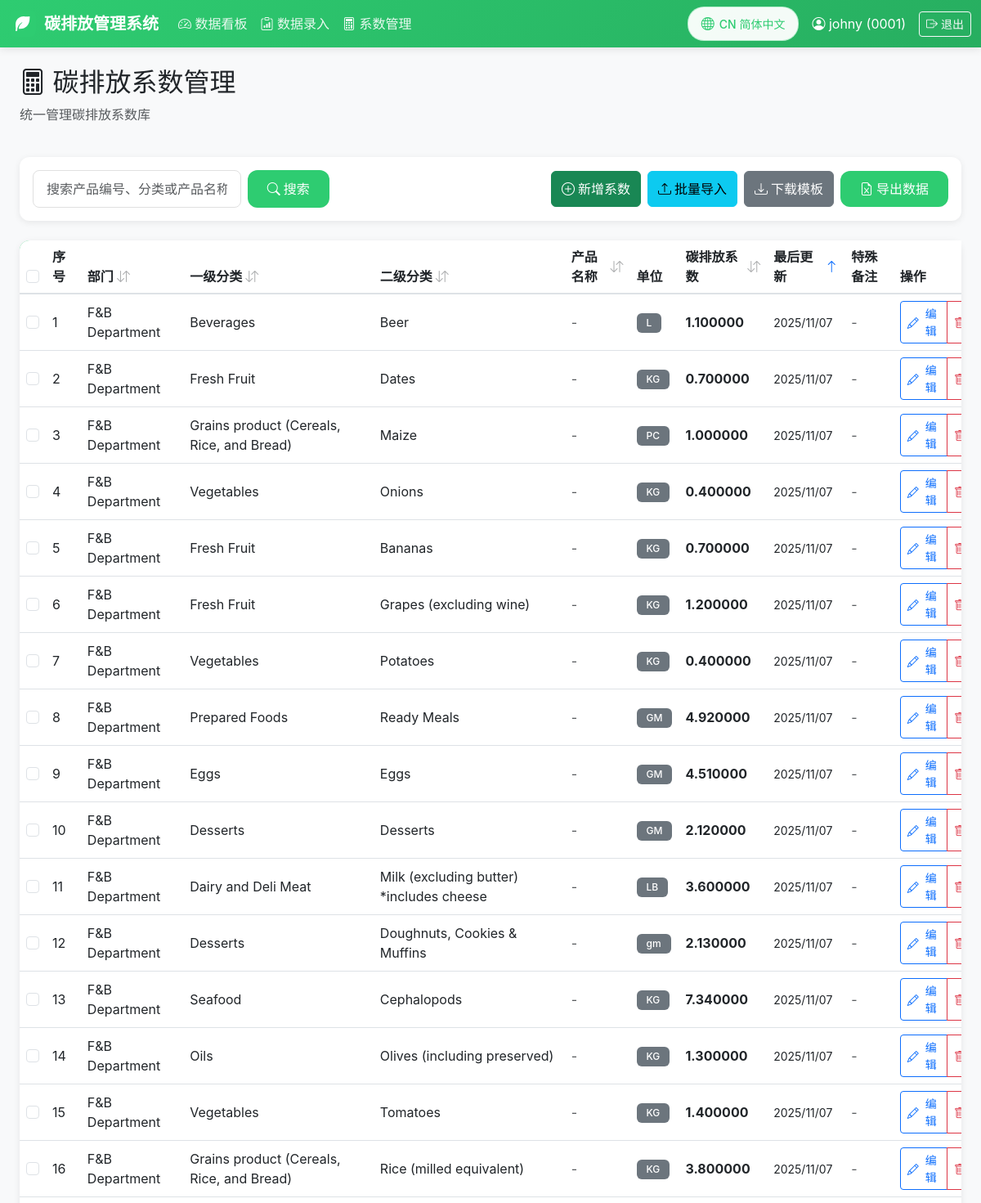
The app's page /coefficients/ (signed in, upper part), older data.
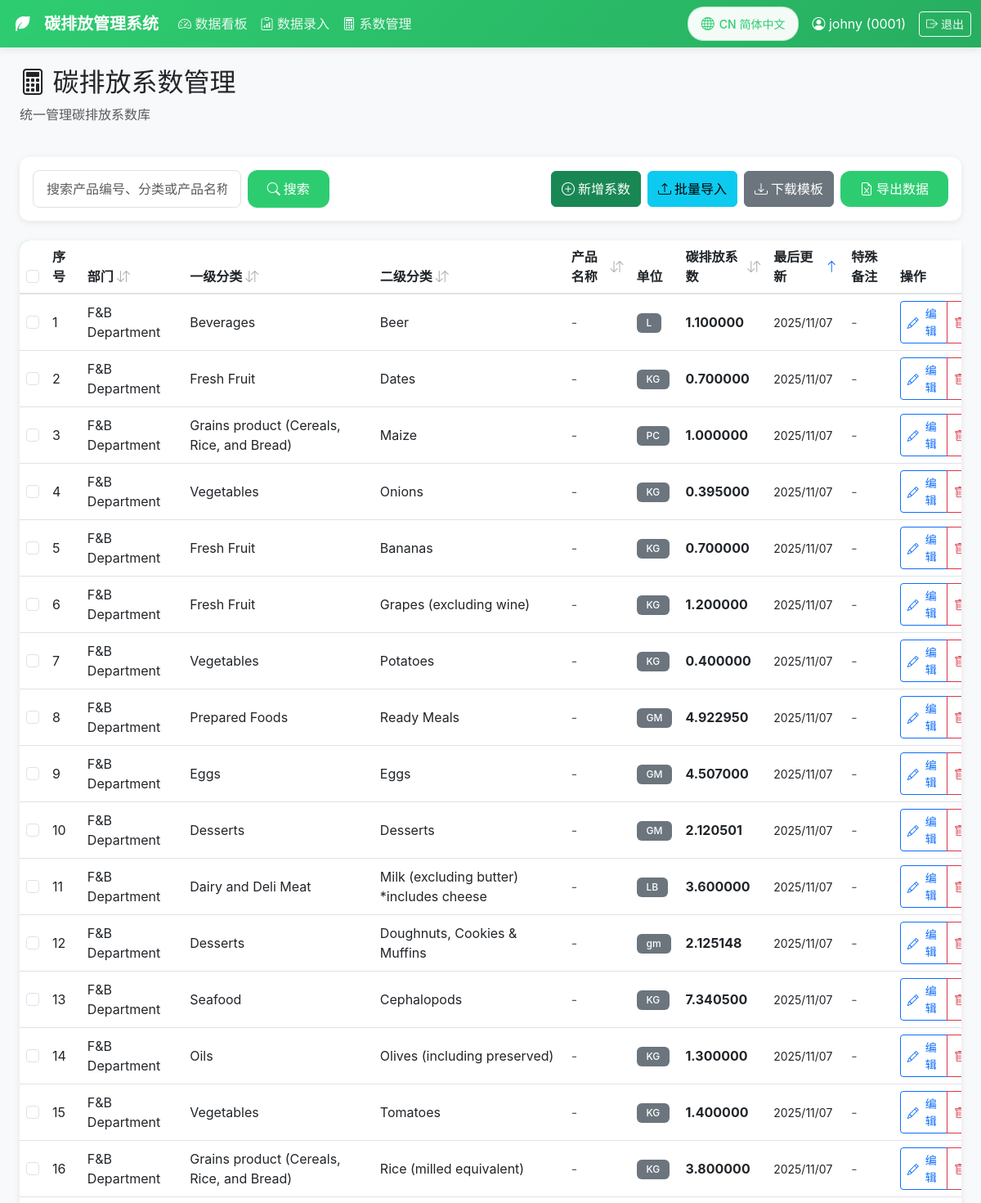
The same page, newer data.
### coefficients/models.py (models this page shows, shortened)
class EmissionCoefficient(models.Model):
    UNIT_CHOICES = [
        ('KG', _('KG')),
        ('L', _('L')),
    ]
    DEPARTMENT_CHOICES = [
        ('production', _('生产部')),
        ('rd', _('研发部')),
        ('administration', _('行政部')),
        ('logistics', _('后勤部')),
    ]
    category_level1 = models.ForeignKey(
        EmissionCategory,
        on_delete=models.PROTECT,
        verbose_name=_('一级分类'),
        related_name='coefficients_level1',
        limit_choices_to={'level': 1}
    )
    category_level2 = models.ForeignKey(
        EmissionCategory,
        on_delete=models.PROTECT,
        verbose_name=_('二级分类'),
        related_name='coefficients_level2',
        limit_choices_to={'level': 2}
    )
    product_name = models.CharField(_('产品名称'), max_length=200, blank=True, null=True)
    product_name_en = models.CharField(_('产品名称(英文)'), max_length=200, blank=True, null=True)
    unit = models.CharField(_('单位'), max_length=20, choices=UNIT_CHOICES)
    coefficient = models.DecimalField(_('碳排放系数'), max_digits=10, decimal_places=6)
    department = models.CharField(_('部门名称'), max_length=50, choices=DEPARTMENT_CHOICES)
    special_note = models.TextField(_('特殊备注'), blank=True)
    created_at = models.DateTimeField(_('创建时间'), auto_now_add=True)
    updated_at = models.DateTimeField(_('最后更新'), auto_now=True)
    updated_by = models.ForeignKey(
        CustomUser,
        on_delete=models.SET_NULL,
        null=True,
        blank=True,
        verbose_name=_('更新人')
    )
    class Meta:
        verbose_name = _('碳排放系数')
        verbose_name_plural = _('碳排放系数')
        ordering = ['-updated_at']

class EmissionCategory(models.Model):
    LEVEL_CHOICES = [
        (1, _('一级分类')),
        (2, _('二级分类')),
    ]
    name = models.CharField(_('分类名称'), max_length=200)
    name_en = models.CharField(_('分类名称(英文)'), max_length=200, blank=True)
    level = models.IntegerField(_('分类级别'), choices=LEVEL_CHOICES)
    parent = models.ForeignKey(
        'self',
        on_delete=models.CASCADE,
        null=True,
        blank=True,
        verbose_name=_('父级分类'),
        related_name='children'
    )
    created_at = models.DateTimeField(_('创建时间'), auto_now_add=True)
    updated_at = models.DateTimeField(_('更新时间'), auto_now=True)
    class Meta:
        verbose_name = _('排放分类')
        verbose_name_plural = _('排放分类')
        ordering = ['level', 'name']
        unique_together = ['name', 'parent']

### coefficients/views.py (the view, shortened to what this page needs)
# urls.py: path('coefficients/', views.coefficient_list, name='coefficient_list'),
@login_required
@user_passes_test(can_manage_coefficients, login_url='dashboard')
def coefficient_list(request):
    search_form = CoefficientSearchForm(request.GET)
    coefficients = EmissionCoefficient.objects.select_related(
        'category_level1', 'category_level2', 'updated_by'
    ).all()
    if search_form.is_valid():
        query = search_form.cleaned_data.get('query')
    sort_by = request.GET.get('sort', 'updated_at')
    order = request.GET.get('order', 'asc')
    valid_sorts = {
        'department': 'department',
        'category_level1': 'category_level1__name',
        'category_level2': 'category_level2__name',
        'product_name': 'product_name',
        'coefficient': 'coefficient',
        'updated_at': 'updated_at',
    }
    if sort_by.lstrip('-') in valid_sorts:
        sort_field = valid_sorts[sort_by.lstrip('-')]
        if order == 'asc':
            coefficients = coefficients.order_by(sort_field)
        else:
            coefficients = coefficients.order_by(f'-{sort_field}')
    else:
        coefficients = coefficients.order_by('updated_at')
    paginator = Paginator(coefficients, 20)
    page_number = request.GET.get('page')
    page_obj = paginator.get_page(page_number)
    level1_categories = EmissionCategory.objects.filter(level=1).values_list('name', flat=True)
    level2_categories = EmissionCategory.objects.filter(level=2).values_list('name', flat=True)
    context = {
        'page_obj': page_obj,
        'search_form': search_form,
        'level1_categories': level1_categories,
        'level2_categories': level2_categories,
        'current_sort': sort_by.lstrip('-'),
        'current_order': order,
    }
    return render(request, 'coefficients/coefficient_list.html', context)

### coefficients/forms.py
class CoefficientSearchForm(forms.Form):
    query = forms.CharField(
        required=False,
        label=_('搜索'),
        widget=forms.TextInput(attrs={
            'class': 'form-control',
            'placeholder': _('搜索产品编号、分类或产品名称...')
        })
    )

### coefficients/views.py (called while the page is built)
def can_manage_coefficients(user):
    return user.is_authenticated and (user.can_manage_coefficients or user.is_superuser)

### templates/coefficients/coefficient_list.html (shortened to what the changed rows need)
{% extends "base.html" %}
{% load i18n %}
{% block content %}
<div class="container-fluid mt-4">
    <div class="row mb-4">
        <div class="col">
            <h2><i class="bi bi-calculator"></i> {% trans "碳排放系数管理" %}</h2>
        </div>
    </div>
    <div class="card">
        <div class="card-body p-0">
            <div style="overflow-x: auto; overflow-y: auto; max-height: 70vh;">
                <table class="table table-hover align-middle mb-0 fixed-header-table" style="min-width: 1200px;">
                    <thead>
                        <tr>
                            <th>
                                <input type="checkbox" id="selectAll" class="form-check-input">
                            </th>
                            <th>{% trans "序号" %}</th>
                            <th>
                                <a href="?sort=department&order={% if current_sort == 'department' and current_order == 'asc' %}desc{% else %}asc{% endif %}{% if request.GET.query %}&query={{ request.GET.query }}{% endif %}"
                                   class="text-decoration-none text-dark d-inline-flex align-items-center">
                                    {% trans "部门" %}
                                    <span class="ms-1">
                                        {% if current_sort == 'department' %}
                                            {% if current_order == 'asc' %}
                                                <i class="bi bi-arrow-up text-primary"></i>
                                            {% else %}
                                                <i class="bi bi-arrow-down text-primary"></i>
                                            {% endif %}
                                        {% else %}
                                            <i class="bi bi-arrow-down-up text-muted opacity-50"></i>
                                        {% endif %}
                                    </span>
                                </a>
                            </th>
                            <th>
                                <a href="?sort=category_level1&order={% if current_sort == 'category_level1' and current_order == 'asc' %}desc{% else %}asc{% endif %}{% if request.GET.query %}&query={{ request.GET.query }}{% endif %}"
                                   class="text-decoration-none text-dark d-inline-flex align-items-center">
                                    {% trans "一级分类" %}
                                    <span class="ms-1">
                                        {% if current_sort == 'category_level1' %}
                                            {% if current_order == 'asc' %}
                                                <i class="bi bi-arrow-up text-primary"></i>
                                            {% else %}
                                                <i class="bi bi-arrow-down text-primary"></i>
                                            {% endif %}
                                        {% else %}
                                            <i class="bi bi-arrow-down-up text-muted opacity-50"></i>
                                        {% endif %}
                                    </span>
                                </a>
                            </th>
                            <th>
                                <a href="?sort=category_level2&order={% if current_sort == 'category_level2' and current_order == 'asc' %}desc{% else %}asc{% endif %}{% if request.GET.query %}&query={{ request.GET.query }}{% endif %}"
                                   class="text-decoration-none text-dark d-inline-flex align-items-center">
                                    {% trans "二级分类" %}
                                    <span class="ms-1">
                                        {% if current_sort == 'category_level2' %}
                                            {% if current_order == 'asc' %}
                                                <i class="bi bi-arrow-up text-primary"></i>
                                            {% else %}
                                                <i class="bi bi-arrow-down text-primary"></i>
                                            {% endif %}
                                        {% else %}
                                            <i class="bi bi-arrow-down-up text-muted opacity-50"></i>
                                        {% endif %}
                                    </span>
                                </a>
                            </th>
                            <th>
                                <a href="?sort=product_name&order={% if current_sort == 'product_name' and current_order == 'asc' %}desc{% else %}asc{% endif %}{% if request.GET.query %}&query={{ request.GET.query }}{% endif %}"
                                   class="text-decoration-none text-dark d-inline-flex align-items-center">
                                    {% trans "产品名称" %}
                                    <span class="ms-1">
                                        {% if current_sort == 'product_name' %}
                                            {% if current_order == 'asc' %}
                                                <i class="bi bi-arrow-up text-primary"></i>
                                            {% else %}
                                                <i class="bi bi-arrow-down text-primary"></i>
                                            {% endif %}
                                        {% else %}
                                            <i class="bi bi-arrow-down-up text-muted opacity-50"></i>
                                        {% endif %}
                                    </span>
                                </a>
                            </th>
                            <th>{% trans "单位" %}</th>
                            <th>
                                <a href="?sort=coefficient&order={% if current_sort == 'coefficient' and current_order == 'asc' %}desc{% else %}asc{% endif %}{% if request.GET.query %}&query={{ request.GET.query }}{% endif %}"
                                   class="text-decoration-none text-dark d-inline-flex align-items-center">
                                    {% trans "碳排放系数" %}
                                    <span class="ms-1">
                                        {% if current_sort == 'coefficient' %}
                                            {% if current_order == 'asc' %}
                                                <i class="bi bi-arrow-up text-primary"></i>
                                            {% else %}
                                                <i class="bi bi-arrow-down text-primary"></i>
                                            {% endif %}
                                        {% else %}
                                            <i class="bi bi-arrow-down-up text-muted opacity-50"></i>
                                        {% endif %}
                                    </span>
                                </a>
                            </th>
                            <th>
                                <a href="?sort=updated_at&order={% if current_sort == 'updated_at' and current_order == 'asc' %}desc{% else %}asc{% endif %}{% if request.GET.query %}&query={{ request.GET.query }}{% endif %}"
                                   class="text-decoration-none text-dark d-inline-flex align-items-center">
                                    {% trans "最后更新" %}
                                    <span class="ms-1">
                                        {% if current_sort == 'updated_at' %}
                                            {% if current_order == 'asc' %}
                                                <i class="bi bi-arrow-up text-primary"></i>
                                            {% else %}
                                                <i class="bi bi-arrow-down text-primary"></i>
                                            {% endif %}
                                        {% else %}
                                            <i class="bi bi-arrow-down-up text-muted opacity-50"></i>
                                        {% endif %}
                                    </span>
                                </a>
                            </th>
                            <th>{% trans "特殊备注" %}</th>
                            <th>{% trans "操作" %}</th>
                        </tr>
                    </thead>
                    <tbody>
                        {% for coefficient in page_obj %}
                        <tr>
                            <td>
                                <input type="checkbox" class="form-check-input coefficient-checkbox" value="{{ coefficient.pk }}">
                            </td>
                            <td>{{ forloop.counter|add:page_obj.start_index|add:"-1" }}</td>
                            <td>{{ coefficient.get_department_display }}</td>
                            <td>{{ coefficient.category_level1.name }}</td>
                            <td>{{ coefficient.category_level2.name }}</td>
                            <td>
                                {% if coefficient.product_name %}
                                <small>{{ coefficient.product_name|truncatewords:10 }}</small>
                                {% else %}
                                <span class="text-muted">-</span>
                                {% endif %}
                            </td>
                            <td><span class="badge bg-secondary">{{ coefficient.unit }}</span></td>
                            <td><strong>{{ coefficient.coefficient }}</strong></td>
                            <td><small>{{ coefficient.updated_at|date:"Y/m/d" }}</small></td>
                            <td>
                                {% if coefficient.special_note %}
                                <small>{{ coefficient.special_note|truncatewords:10 }}</small>
                                {% else %}
                                <span class="text-muted">-</span>
                                {% endif %}
                            </td>
                            <td>
                                <div class="btn-group btn-group-sm">
                                    <a href="{% url 'coefficient_edit' coefficient.pk %}" class="btn btn-outline-primary d-inline-flex align-items-center">
                                        <i class="bi bi-pencil me-1"></i> {% trans "编辑" %}
                                    </a>
                                    <a href="{% url 'coefficient_delete' coefficient.pk %}" class="btn btn-outline-danger d-inline-flex align-items-center">
                                        <i class="bi bi-trash me-1"></i> {% trans "删除" %}
                                    </a>
                                </div>
                            </td>
                        </tr>
                        {% endfor %}
                    </tbody>
                </table>
            </div>
        </div>
    </div>
</div>
{% endblock %}

Row changes from the older to the newer data that the page shows:
changed EmissionCoefficient "Onions": coefficient "0.400000" → "0.395000"
changed EmissionCoefficient "Prepared Foods": coefficient "4.920000" → "4.922950"
changed EmissionCoefficient "Eggs": coefficient "4.510000" → "4.507000"
changed EmissionCoefficient (number 10 of 16 on the later page): coefficient "2.120000" → "2.120501"
changed EmissionCoefficient "gm": coefficient "2.130000" → "2.125148"
changed EmissionCoefficient "Seafood": coefficient "7.340000" → "7.340500"
